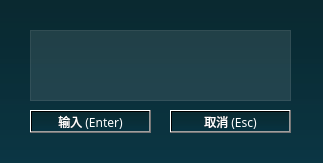
<?xml version="1.0" encoding="UTF-8"?>
<ui version="4.0">
 <class>InputWindow</class>
 <widget class="QWidget" name="InputWindow">
  <property name="geometry">
   <rect>
    <x>0</x>
    <y>0</y>
    <width>323</width>
    <height>163</height>
   </rect>
  </property>
  <property name="font">
   <font>
    <family>微软雅黑</family>
    <pointsize>9</pointsize>
   </font>
  </property>
  <property name="windowTitle">
   <string>输入文本</string>
  </property>
  <property name="windowOpacity">
   <double>0.800000000000000</double>
  </property>
  <property name="autoFillBackground">
   <bool>false</bool>
  </property>
  <property name="styleSheet">
   <string notr="true">background-color: qlineargradient(spread:pad, x1:1, y1:0, x2:1, y2:1, stop:0 rgba(10, 41, 48, 255), stop:1 rgba(7, 51, 65, 223));

color: rgb(255, 255, 255);</string>
  </property>
  <property name="locale">
   <locale language="Chinese" country="China"/>
  </property>
  <widget class="QPlainTextEdit" name="inputTextArea">
   <property name="geometry">
    <rect>
     <x>30</x>
     <y>30</y>
     <width>261</width>
     <height>71</height>
    </rect>
   </property>
   <property name="font">
    <font>
     <family>微软雅黑</family>
     <pointsize>9</pointsize>
    </font>
   </property>
   <property name="autoFillBackground">
    <bool>false</bool>
   </property>
   <property name="styleSheet">
    <string notr="true">background-color: rgba(255, 255, 255, 0.1);</string>
   </property>
  </widget>
  <widget class="QPushButton" name="enterButton">
   <property name="geometry">
    <rect>
     <x>30</x>
     <y>110</y>
     <width>121</width>
     <height>23</height>
    </rect>
   </property>
   <property name="font">
    <font>
     <family>微软雅黑</family>
     <pointsize>9</pointsize>
    </font>
   </property>
   <property name="text">
    <string>输入 (Enter)</string>
   </property>
   <property name="autoDefault">
    <bool>true</bool>
   </property>
   <property name="default">
    <bool>true</bool>
   </property>
   <property name="flat">
    <bool>false</bool>
   </property>
  </widget>
  <widget class="QPushButton" name="hideButton">
   <property name="geometry">
    <rect>
     <x>170</x>
     <y>110</y>
     <width>121</width>
     <height>23</height>
    </rect>
   </property>
   <property name="font">
    <font>
     <family>微软雅黑</family>
     <pointsize>9</pointsize>
    </font>
   </property>
   <property name="text">
    <string>取消 (Esc)</string>
   </property>
  </widget>
 </widget>
 <resources/>
 <connections/>
</ui>
